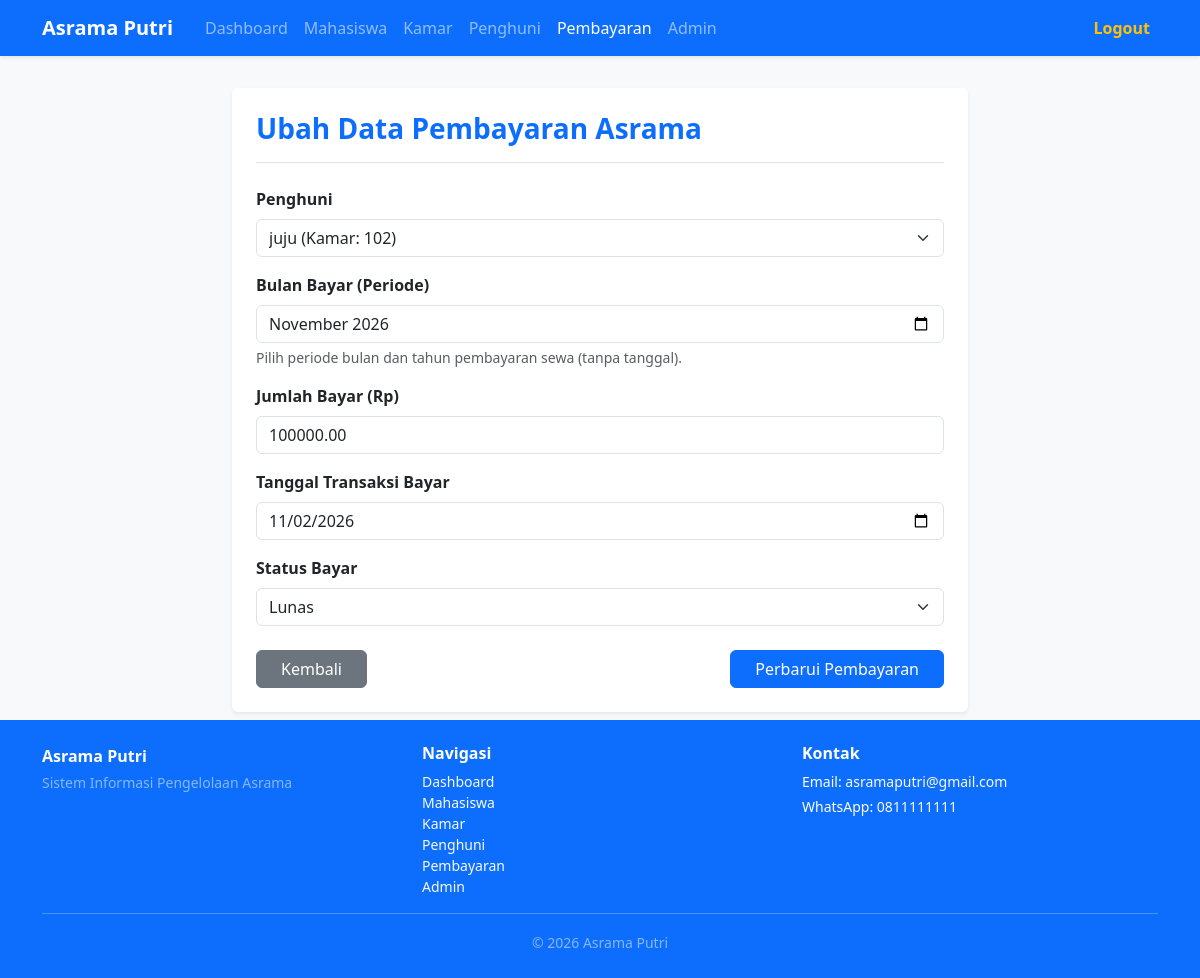
Page /index.php?controller=pembayaran&action=edit&id=4 (signed in) on the committed database.
### tables this page shows
CREATE TABLE `tb_pembayaran` (
  `id_pembayaran` int NOT NULL,
  `id_penghuni` int NOT NULL,
  `bulan_bayar` varchar(20) NOT NULL,
  `jumlah_bayar` decimal(10,2) NOT NULL,
  `tanggal_bayar` date NOT NULL,
  `status_bayar` enum('Lunas','Belum Lunas') DEFAULT 'Lunas'
);

### controllers/PembayaranController.php (called while the page is built, shortened)
<?php
require_once 'models/PembayaranModel.php';
class PembayaranController {
    private $pembayaranModel;
    public function __construct($db) {
        $this->pembayaranModel = new PembayaranModel($db);
    }
    public function edit() {
        $id = $_GET['id'] ?? '';
        $pembayaran = $this->pembayaranModel->getById($id);
        $dataPenghuni = $this->pembayaranModel->getResidentsWithPaymentMonths($id);
        $formData = [];
        require_once 'views/pembayaran/edit.php';
    }
}
?>

### models/PembayaranModel.php (called while the page is built, shortened)
<?php
class PembayaranModel {
    private $db;
    public function __construct($db) {
        $this->db = $db;
    }
    public function getResidentsWithPaymentMonths($excludePaymentId = null) {
        $paymentExclusion = '';
        $params = [];
        if ($excludePaymentId !== null) {
            $paymentExclusion = ' AND p.id_pembayaran <> :exclude_payment_id';
            $params['exclude_payment_id'] = $excludePaymentId;
        }
        $query = "SELECT tb_penghuni.id_penghuni,
                         COALESCE(tb_mahasiswa.nama, '-') AS nama_mahasiswa,
                         COALESCE(tb_kamar.nomor_kamar, '-') AS nomor_kamar,
                         COALESCE((
                             SELECT GROUP_CONCAT(DISTINCT p.bulan_bayar ORDER BY p.bulan_bayar SEPARATOR ',')
                             FROM tb_pembayaran p
                             WHERE p.id_penghuni = tb_penghuni.id_penghuni" . $paymentExclusion . "
                         ), '') AS bulan_terbayar
                  FROM tb_penghuni
                  LEFT JOIN tb_mahasiswa ON tb_penghuni.id_mahasiswa = tb_mahasiswa.id_mahasiswa
                  LEFT JOIN tb_kamar ON tb_penghuni.id_kamar = tb_kamar.id_kamar
                  ORDER BY tb_mahasiswa.nama";
        $stmt = $this->db->prepare($query);
        $stmt->execute($params);
        return $stmt->fetchAll(PDO::FETCH_ASSOC);
    }
    public function getById($id) {
        $query = "SELECT *, status_bayar AS status FROM tb_pembayaran WHERE id_pembayaran = ?";
        $stmt = $this->db->prepare($query);
        $stmt->execute([$id]);
        return $stmt->fetch(PDO::FETCH_ASSOC);
    }
}
?>

### views/pembayaran/edit.php (the view, shortened to what this page needs)
<!DOCTYPE html>
<html lang="id">
<head>
    <link href="https://cdn.jsdelivr.net/npm/bootstrap@5.3.0/dist/css/bootstrap.min.css" rel="stylesheet">
</head>
<body class="bg-light d-flex flex-column min-vh-100">
<nav class="navbar navbar-expand-lg navbar-dark bg-primary mb-4 shadow-sm">
    <div class="container">
        <a class="navbar-brand fw-bold me-4" href="index.php?controller=dashboard&action=index">Asrama Putri</a>
        <div class="collapse navbar-collapse" id="navbarNav">
            <ul class="navbar-nav me-auto mb-2 mb-lg-0">
                <li class="nav-item">
                    <a class="nav-link" href="index.php?controller=dashboard&action=index">Dashboard</a>
                </li>
                <li class="nav-item">
                    <a class="nav-link" href="index.php?controller=mahasiswa&action=index">Mahasiswa</a>
                </li>
                <li class="nav-item">
                    <a class="nav-link" href="index.php?controller=kamar&action=index">Kamar</a>
                </li>
                <li class="nav-item">
                    <a class="nav-link" href="index.php?controller=penghuni&action=index">Penghuni</a>
                </li>
                <li class="nav-item">
                    <a class="nav-link active" href="index.php?controller=pembayaran&action=index">Pembayaran</a>
                </li>
                <li class="nav-item">
                    <a class="nav-link" href="index.php?controller=admin&action=index">Admin</a>
                </li>
            </ul>
            <ul class="navbar-nav ms-auto">
                <li class="nav-item">
                    <a class="nav-link text-warning fw-semibold" href="index.php?controller=auth&action=logout" onclick="return confirm('Yakin ingin keluar dari sistem?')">Logout</a>
                </li>
            </ul>
        </div>
    </div>
</nav>
<div class="container py-2">
    <div class="row justify-content-center">
        <div class="col-md-8">
            <div class="card shadow-sm border-0 p-4">
                <div class="mb-4 border-bottom pb-3">
                    <h3 class="fw-bold text-primary mb-0">Ubah Data Pembayaran Asrama</h3>
                </div>
                <form action="index.php?controller=pembayaran&action=update" method="POST">
                    <div class="mb-3">
                        <label for="id_penghuni" class="form-label fw-semibold">Penghuni</label>
                        <select class="form-select" id="id_penghuni" name="id_penghuni" required>
                            <?php if (!empty($dataPenghuni)): ?>
                                <?php foreach ($dataPenghuni as $penghuni): ?>
                                    <?php
                                        $pId = $penghuni['id_penghuni'] ?? $penghuni['id'] ?? '';
                                        $selectedResidentId = $formData['id_penghuni'] ?? $pembayaran['id_penghuni'] ?? '';
                                        $selected = ($selectedResidentId == $pId) ? 'selected' : '';
                                        $bulanTerbayar = array_filter(explode(',', $penghuni['bulan_terbayar'] ?? ''));
                                    ?>
                                    <option value="<?= htmlspecialchars((string)$pId, ENT_QUOTES, 'UTF-8'); ?>"
                                            data-paid-months="<?= htmlspecialchars(json_encode(array_values($bulanTerbayar)), ENT_QUOTES, 'UTF-8'); ?>"
                                            <?= $selected; ?>>
                                        <?= htmlspecialchars($penghuni['nama_mahasiswa'] ?? $penghuni['nama'] ?? ''); ?> (Kamar: <?= htmlspecialchars($penghuni['nomor_kamar'] ?? ''); ?>)
                                    </option>
                                <?php endforeach; ?>
                            <?php endif; ?>
                        </select>
                    </div>
                    <div class="mb-3">
                        <label for="bulan_bayar" class="form-label fw-semibold">Bulan Bayar (Periode)</label>
                        <input type="month" class="form-control" id="bulan_bayar" name="bulan_bayar" value="<?= htmlspecialchars($formData['bulan_bayar'] ?? $pembayaran['bulan_bayar'] ?? $pembayaran['bulan'] ?? date('Y-m'), ENT_QUOTES, 'UTF-8'); ?>" required>
                        <div class="form-text text-muted">Pilih periode bulan dan tahun pembayaran sewa (tanpa tanggal).</div>
                    </div>
                    <div class="mb-3">
                        <label for="jumlah_bayar" class="form-label fw-semibold">Jumlah Bayar (Rp)</label>
                        <input type="number" class="form-control" id="jumlah_bayar" name="jumlah_bayar" value="<?= htmlspecialchars($formData['jumlah_bayar'] ?? $pembayaran['jumlah_bayar'] ?? $pembayaran['jumlah'] ?? '100000', ENT_QUOTES, 'UTF-8'); ?>" required>
                    </div>
                    <div class="mb-3">
                        <label for="tanggal_bayar" class="form-label fw-semibold">Tanggal Transaksi Bayar</label>
                        <input type="date" class="form-control" id="tanggal_bayar" name="tanggal_bayar" value="<?= htmlspecialchars($formData['tanggal_bayar'] ?? $pembayaran['tanggal_bayar'] ?? $pembayaran['tanggal'] ?? date('Y-m-d'), ENT_QUOTES, 'UTF-8'); ?>" required>
                    </div>
                    <div class="mb-3">
                        <label for="status" class="form-label fw-semibold">Status Bayar</label>
                        <select class="form-select" id="status" name="status" required>
                            <?php $currentStatus = $formData['status'] ?? $pembayaran['status'] ?? $pembayaran['status_pembayaran'] ?? 'Lunas'; ?>
                            <option value="Lunas" <?= ($currentStatus == 'Lunas') ? 'selected' : ''; ?>>Lunas</option>
                        </select>
                    </div>
                    <div class="d-flex justify-content-between align-items-center mt-4">
                        <a href="index.php?controller=pembayaran&action=index" class="btn btn-secondary px-4">Kembali</a>
                        <button type="submit" class="btn btn-primary px-4">Perbarui Pembayaran</button>
                    </div>
                </form>
            </div>
        </div>
    </div>
</div>
<?php include 'views/layouts/footer-content.php'; ?>
</body>
</html>

### rows in the picture
tb_pembayaran: bulan_bayar "2026-11", jumlah_bayar "100000.00", tanggal_bayar "11/02/2026", status "Lunas"

### other values in the picture
form field id_penghuni "juju (Kamar: 102)"
